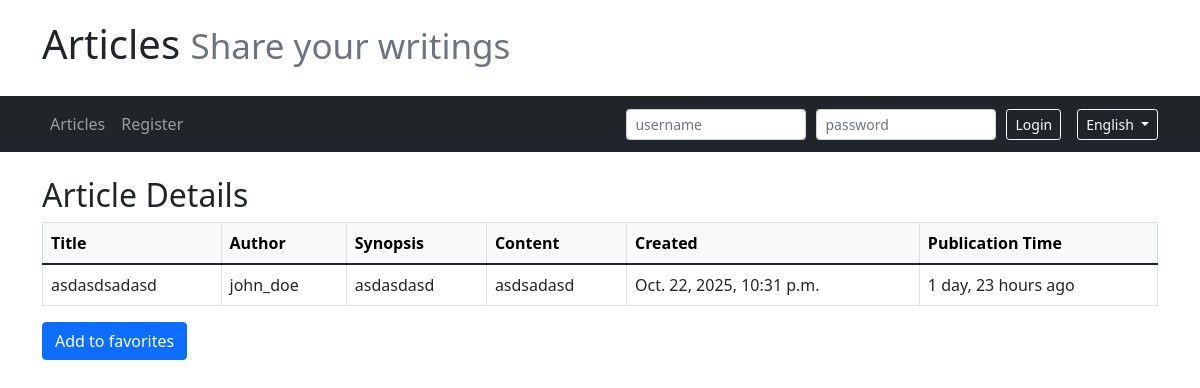
Page /en/publications/14/detail/ on the committed database.
### core/models.py (models this page shows, shortened)
class Article(models.Model):
    title = models.CharField(max_length=64, null=False)
    author = models.ForeignKey(User, on_delete=models.CASCADE, null=False)
    created = models.DateTimeField(auto_now_add=True, null=False)
    synopsis = models.CharField(max_length=312, null=False)
    content = models.TextField(null=False)

### ex01/views/publications.py (the view)
class ArticleDetailView(DetailView):
    model = Article
    template_name = "ex01/details.html"
    context_object_name = "article"
    pk_url_kwarg = "article_id"
    def get_context_data(self, **kwargs):
        context = super().get_context_data(**kwargs)
        class AddToFavoriteForm(ModelForm):
            class Meta:
                model = UserFavoriteArticle
                fields = ['article']
                widgets = {
                    'article': HiddenInput()
                }
        form = AddToFavoriteForm(initial={'article': self.object.id})
        context['form'] = form
        return context

### ex00/forms.py (shortened to what this page needs)
class LoginForm(forms.Form):
    username = forms.CharField(
        max_length=150,
        widget=forms.TextInput(attrs={
            'class': 'form-control',
            'placeholder': 'Enter your username',
            'required': True
        })
    )
    password = forms.CharField(
        widget=forms.PasswordInput(attrs={
            'class': 'form-control',
            'placeholder': 'Enter your password',
            'required': True
        })
    )

### ex01/views/publications.py
        class AddToFavoriteForm(ModelForm):
            class Meta:
                model = UserFavoriteArticle
                fields = ['article']
                widgets = {
                    'article': HiddenInput()
                }

### ex03/context_processors.py (called while the page is built)
def login_form_processor(request):
    if not request.user.is_authenticated:
        return {'login_form': LoginForm()}
    return {}

### templates/ex01/details.html (shortened to what this page needs)
{% extends 'base.html' %}
{% block content %}
    <h2>Article Details</h2>
    <table class="table table-bordered">
        <thead class="table-light">
            <tr>
                <th>Title</th>
                <th>Author</th>
                <th>Synopsis</th>
                <th>Content</th>
                <th>Created</th>
                <th>Publication Time</th>
            </tr>
        </thead>
        <tbody>
            <tr>
                <td>{{ article.title }}</td>
                <td>{{ article.author }}</td>
                <td>{{ article.synopsis }}</td>
                <td>{{ article.content }}</td>
                <td>{{ article.created|date:"N j, Y, P" }}</td>
                <td>{{ article.created|timesince }} ago</td>
            </tr>
        </tbody>
    </table>
    <div class="mt-3">
        <form action="{% url 'add_to_favorite' article.id %}" method="POST">
            <button type="submit" class="btn btn-primary">Add to favorites</button>
        </form>
    </div>
{% endblock %}

### rows in the picture
Article: title "asdasdsadasd", author "john_doe", synopsis "asdasdasd", content "asdsadasd", created "Oct. 22, 2025, 10:31 p.m.", created "1 day, 23 hours"

### other values in the picture
{{ language.name }} "English"
